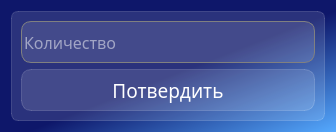
<?xml version="1.0" encoding="UTF-8"?>
<ui version="4.0">
 <class>Dialog_kol_vo</class>
 <widget class="QDialog" name="Dialog_kol_vo">
  <property name="geometry">
   <rect>
    <x>0</x>
    <y>0</y>
    <width>336</width>
    <height>132</height>
   </rect>
  </property>
  <property name="windowTitle">
   <string>Dialog</string>
  </property>
  <property name="styleSheet">
   <string notr="true">background-color: qlineargradient(spread:reflect, x1:0, y1:0, x2:1, y2:1, stop:0.539773 rgba(14, 23, 106, 255), stop:1 rgba(85, 170, 255, 255));
color: rgb(255, 255, 255);
font-family: Noto Sans SC;</string>
  </property>
  <layout class="QVBoxLayout" name="verticalLayout_2">
   <item>
    <widget class="QFrame" name="">
     <property name="styleSheet">
      <string notr="true">background-color: rgba(255, 255, 255, 30); 
border: 1px solid rgba(255,255,255,40);
border-radius: 7px;</string>
     </property>
     <layout class="QVBoxLayout" name="verticalLayout">
      <item>
       <widget class="QLineEdit" name="le_kol">
        <property name="font">
         <font>
          <family>Noto Sans SC</family>
          <pointsize>12</pointsize>
         </font>
        </property>
        <property name="styleSheet">
         <string notr="true">border-radius: 7px;
border-color: rgb(0, 0, 0);
border: 1px solid gray;

color: rgba(255, 255, 255, 255);
border-radius: 10px;
width:230px;
height:40px;</string>
        </property>
        <property name="placeholderText">
         <string>Количество</string>
        </property>
       </widget>
      </item>
      <item>
       <widget class="QPushButton" name="but_confirm">
        <property name="enabled">
         <bool>true</bool>
        </property>
        <property name="maximumSize">
         <size>
          <width>16777215</width>
          <height>50</height>
         </size>
        </property>
        <property name="font">
         <font>
          <family>Noto Sans SC</family>
          <pointsize>14</pointsize>
         </font>
        </property>
        <property name="styleSheet">
         <string notr="true">QPushButton{
background-color: rgba(255,255,255,30);
color: rgba(255, 255, 255, 255);
border-radius: 10px;
width:230px;
height:40px;}


QPushButton:hover{
background-color: rgba(255,255,255,40);
}

QPushButton:pressed{
background-color: rgba(255,255,255,30);
}</string>
        </property>
        <property name="text">
         <string>Потвердить</string>
        </property>
        <property name="icon">
         <iconset>
          <normaloff>:/res-add/icons/post_add_white_24dp.svg</normaloff>:/res-add/icons/post_add_white_24dp.svg</iconset>
        </property>
        <property name="iconSize">
         <size>
          <width>30</width>
          <height>30</height>
         </size>
        </property>
       </widget>
      </item>
     </layout>
    </widget>
   </item>
  </layout>
 </widget>
 <resources/>
 <connections/>
</ui>
